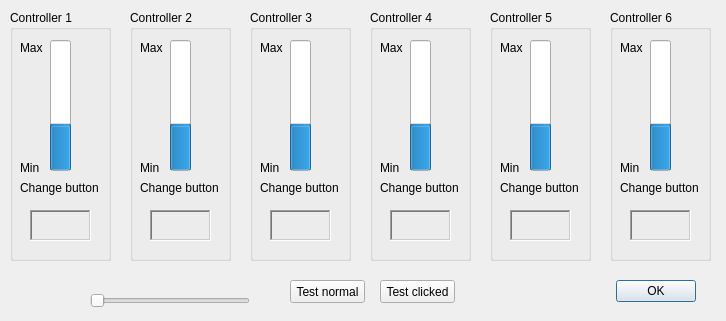
<?xml version="1.0" encoding="UTF-8"?>
<ui version="4.0">
 <class>ControllerDlg</class>
 <widget class="QDialog" name="ControllerDlg">
  <property name="geometry">
   <rect>
    <x>0</x>
    <y>0</y>
    <width>726</width>
    <height>321</height>
   </rect>
  </property>
  <property name="windowTitle">
   <string>Controller Setup</string>
  </property>
  <property name="sizeGripEnabled">
   <bool>false</bool>
  </property>
  <widget class="QDialogButtonBox" name="buttonBox">
   <property name="geometry">
    <rect>
     <x>540</x>
     <y>280</y>
     <width>156</width>
     <height>23</height>
    </rect>
   </property>
   <property name="orientation">
    <enum>Qt::Horizontal</enum>
   </property>
   <property name="standardButtons">
    <set>QDialogButtonBox::Ok</set>
   </property>
  </widget>
  <widget class="QGroupBox" name="groupBox">
   <property name="geometry">
    <rect>
     <x>10</x>
     <y>10</y>
     <width>101</width>
     <height>251</height>
    </rect>
   </property>
   <property name="title">
    <string>Controller 1</string>
   </property>
   <widget class="QProgressBar" name="gas1">
    <property name="geometry">
     <rect>
      <x>40</x>
      <y>30</y>
      <width>21</width>
      <height>131</height>
     </rect>
    </property>
    <property name="maximum">
     <number>15</number>
    </property>
    <property name="value">
     <number>5</number>
    </property>
    <property name="orientation">
     <enum>Qt::Vertical</enum>
    </property>
    <property name="invertedAppearance">
     <bool>false</bool>
    </property>
    <property name="textDirection">
     <enum>QProgressBar::BottomToTop</enum>
    </property>
   </widget>
   <widget class="QLabel" name="label">
    <property name="geometry">
     <rect>
      <x>10</x>
      <y>150</y>
      <width>31</width>
      <height>16</height>
     </rect>
    </property>
    <property name="text">
     <string>Min</string>
    </property>
   </widget>
   <widget class="QLabel" name="label_2">
    <property name="geometry">
     <rect>
      <x>10</x>
      <y>30</y>
      <width>31</width>
      <height>16</height>
     </rect>
    </property>
    <property name="text">
     <string>Max</string>
    </property>
   </widget>
   <widget class="QFrame" name="Change1">
    <property name="geometry">
     <rect>
      <x>20</x>
      <y>200</y>
      <width>61</width>
      <height>31</height>
     </rect>
    </property>
    <property name="frameShape">
     <enum>QFrame::WinPanel</enum>
    </property>
    <property name="frameShadow">
     <enum>QFrame::Sunken</enum>
    </property>
   </widget>
   <widget class="QLabel" name="label_3">
    <property name="geometry">
     <rect>
      <x>10</x>
      <y>170</y>
      <width>81</width>
      <height>16</height>
     </rect>
    </property>
    <property name="text">
     <string>Change button</string>
    </property>
   </widget>
  </widget>
  <widget class="QGroupBox" name="groupBox_2">
   <property name="geometry">
    <rect>
     <x>130</x>
     <y>10</y>
     <width>101</width>
     <height>251</height>
    </rect>
   </property>
   <property name="title">
    <string>Controller 2</string>
   </property>
   <widget class="QProgressBar" name="gas2">
    <property name="geometry">
     <rect>
      <x>40</x>
      <y>30</y>
      <width>21</width>
      <height>131</height>
     </rect>
    </property>
    <property name="maximum">
     <number>15</number>
    </property>
    <property name="value">
     <number>5</number>
    </property>
    <property name="orientation">
     <enum>Qt::Vertical</enum>
    </property>
    <property name="invertedAppearance">
     <bool>false</bool>
    </property>
    <property name="textDirection">
     <enum>QProgressBar::BottomToTop</enum>
    </property>
   </widget>
   <widget class="QLabel" name="label_4">
    <property name="geometry">
     <rect>
      <x>10</x>
      <y>150</y>
      <width>31</width>
      <height>16</height>
     </rect>
    </property>
    <property name="text">
     <string>Min</string>
    </property>
   </widget>
   <widget class="QLabel" name="label_5">
    <property name="geometry">
     <rect>
      <x>10</x>
      <y>30</y>
      <width>31</width>
      <height>16</height>
     </rect>
    </property>
    <property name="text">
     <string>Max</string>
    </property>
   </widget>
   <widget class="QFrame" name="Change2">
    <property name="geometry">
     <rect>
      <x>20</x>
      <y>200</y>
      <width>61</width>
      <height>31</height>
     </rect>
    </property>
    <property name="frameShape">
     <enum>QFrame::WinPanel</enum>
    </property>
    <property name="frameShadow">
     <enum>QFrame::Sunken</enum>
    </property>
   </widget>
   <widget class="QLabel" name="label_6">
    <property name="geometry">
     <rect>
      <x>10</x>
      <y>170</y>
      <width>81</width>
      <height>16</height>
     </rect>
    </property>
    <property name="text">
     <string>Change button</string>
    </property>
   </widget>
  </widget>
  <widget class="QGroupBox" name="groupBox_3">
   <property name="geometry">
    <rect>
     <x>250</x>
     <y>10</y>
     <width>101</width>
     <height>251</height>
    </rect>
   </property>
   <property name="title">
    <string>Controller 3</string>
   </property>
   <widget class="QProgressBar" name="gas3">
    <property name="geometry">
     <rect>
      <x>40</x>
      <y>30</y>
      <width>21</width>
      <height>131</height>
     </rect>
    </property>
    <property name="maximum">
     <number>15</number>
    </property>
    <property name="value">
     <number>5</number>
    </property>
    <property name="orientation">
     <enum>Qt::Vertical</enum>
    </property>
    <property name="invertedAppearance">
     <bool>false</bool>
    </property>
    <property name="textDirection">
     <enum>QProgressBar::BottomToTop</enum>
    </property>
   </widget>
   <widget class="QLabel" name="label_7">
    <property name="geometry">
     <rect>
      <x>10</x>
      <y>150</y>
      <width>31</width>
      <height>16</height>
     </rect>
    </property>
    <property name="text">
     <string>Min</string>
    </property>
   </widget>
   <widget class="QLabel" name="label_8">
    <property name="geometry">
     <rect>
      <x>10</x>
      <y>30</y>
      <width>31</width>
      <height>16</height>
     </rect>
    </property>
    <property name="text">
     <string>Max</string>
    </property>
   </widget>
   <widget class="QFrame" name="Change3">
    <property name="geometry">
     <rect>
      <x>20</x>
      <y>200</y>
      <width>61</width>
      <height>31</height>
     </rect>
    </property>
    <property name="frameShape">
     <enum>QFrame::WinPanel</enum>
    </property>
    <property name="frameShadow">
     <enum>QFrame::Sunken</enum>
    </property>
   </widget>
   <widget class="QLabel" name="label_9">
    <property name="geometry">
     <rect>
      <x>10</x>
      <y>170</y>
      <width>81</width>
      <height>16</height>
     </rect>
    </property>
    <property name="text">
     <string>Change button</string>
    </property>
   </widget>
  </widget>
  <widget class="QGroupBox" name="groupBox_4">
   <property name="geometry">
    <rect>
     <x>370</x>
     <y>10</y>
     <width>101</width>
     <height>251</height>
    </rect>
   </property>
   <property name="title">
    <string>Controller 4</string>
   </property>
   <widget class="QProgressBar" name="gas4">
    <property name="geometry">
     <rect>
      <x>40</x>
      <y>30</y>
      <width>21</width>
      <height>131</height>
     </rect>
    </property>
    <property name="maximum">
     <number>15</number>
    </property>
    <property name="value">
     <number>5</number>
    </property>
    <property name="orientation">
     <enum>Qt::Vertical</enum>
    </property>
    <property name="invertedAppearance">
     <bool>false</bool>
    </property>
    <property name="textDirection">
     <enum>QProgressBar::BottomToTop</enum>
    </property>
   </widget>
   <widget class="QLabel" name="label_10">
    <property name="geometry">
     <rect>
      <x>10</x>
      <y>150</y>
      <width>31</width>
      <height>16</height>
     </rect>
    </property>
    <property name="text">
     <string>Min</string>
    </property>
   </widget>
   <widget class="QLabel" name="label_11">
    <property name="geometry">
     <rect>
      <x>10</x>
      <y>30</y>
      <width>31</width>
      <height>16</height>
     </rect>
    </property>
    <property name="text">
     <string>Max</string>
    </property>
   </widget>
   <widget class="QFrame" name="Change4">
    <property name="geometry">
     <rect>
      <x>20</x>
      <y>200</y>
      <width>61</width>
      <height>31</height>
     </rect>
    </property>
    <property name="frameShape">
     <enum>QFrame::WinPanel</enum>
    </property>
    <property name="frameShadow">
     <enum>QFrame::Sunken</enum>
    </property>
   </widget>
   <widget class="QLabel" name="label_12">
    <property name="geometry">
     <rect>
      <x>10</x>
      <y>170</y>
      <width>81</width>
      <height>16</height>
     </rect>
    </property>
    <property name="text">
     <string>Change button</string>
    </property>
   </widget>
  </widget>
  <widget class="QGroupBox" name="groupBox_5">
   <property name="geometry">
    <rect>
     <x>490</x>
     <y>10</y>
     <width>101</width>
     <height>251</height>
    </rect>
   </property>
   <property name="title">
    <string>Controller 5</string>
   </property>
   <widget class="QProgressBar" name="gas5">
    <property name="geometry">
     <rect>
      <x>40</x>
      <y>30</y>
      <width>21</width>
      <height>131</height>
     </rect>
    </property>
    <property name="maximum">
     <number>15</number>
    </property>
    <property name="value">
     <number>5</number>
    </property>
    <property name="orientation">
     <enum>Qt::Vertical</enum>
    </property>
    <property name="invertedAppearance">
     <bool>false</bool>
    </property>
    <property name="textDirection">
     <enum>QProgressBar::BottomToTop</enum>
    </property>
   </widget>
   <widget class="QLabel" name="label_13">
    <property name="geometry">
     <rect>
      <x>10</x>
      <y>150</y>
      <width>31</width>
      <height>16</height>
     </rect>
    </property>
    <property name="text">
     <string>Min</string>
    </property>
   </widget>
   <widget class="QLabel" name="label_14">
    <property name="geometry">
     <rect>
      <x>10</x>
      <y>30</y>
      <width>31</width>
      <height>16</height>
     </rect>
    </property>
    <property name="text">
     <string>Max</string>
    </property>
   </widget>
   <widget class="QFrame" name="Change5">
    <property name="geometry">
     <rect>
      <x>20</x>
      <y>200</y>
      <width>61</width>
      <height>31</height>
     </rect>
    </property>
    <property name="frameShape">
     <enum>QFrame::WinPanel</enum>
    </property>
    <property name="frameShadow">
     <enum>QFrame::Sunken</enum>
    </property>
   </widget>
   <widget class="QLabel" name="label_15">
    <property name="geometry">
     <rect>
      <x>10</x>
      <y>170</y>
      <width>81</width>
      <height>16</height>
     </rect>
    </property>
    <property name="text">
     <string>Change button</string>
    </property>
   </widget>
  </widget>
  <widget class="QGroupBox" name="groupBox_6">
   <property name="geometry">
    <rect>
     <x>610</x>
     <y>10</y>
     <width>101</width>
     <height>251</height>
    </rect>
   </property>
   <property name="title">
    <string>Controller 6</string>
   </property>
   <widget class="QProgressBar" name="gas6">
    <property name="geometry">
     <rect>
      <x>40</x>
      <y>30</y>
      <width>21</width>
      <height>131</height>
     </rect>
    </property>
    <property name="maximum">
     <number>15</number>
    </property>
    <property name="value">
     <number>5</number>
    </property>
    <property name="orientation">
     <enum>Qt::Vertical</enum>
    </property>
    <property name="invertedAppearance">
     <bool>false</bool>
    </property>
    <property name="textDirection">
     <enum>QProgressBar::BottomToTop</enum>
    </property>
   </widget>
   <widget class="QLabel" name="label_16">
    <property name="geometry">
     <rect>
      <x>10</x>
      <y>150</y>
      <width>31</width>
      <height>16</height>
     </rect>
    </property>
    <property name="text">
     <string>Min</string>
    </property>
   </widget>
   <widget class="QLabel" name="label_17">
    <property name="geometry">
     <rect>
      <x>10</x>
      <y>30</y>
      <width>31</width>
      <height>16</height>
     </rect>
    </property>
    <property name="text">
     <string>Max</string>
    </property>
   </widget>
   <widget class="QFrame" name="Change6">
    <property name="geometry">
     <rect>
      <x>20</x>
      <y>200</y>
      <width>61</width>
      <height>31</height>
     </rect>
    </property>
    <property name="frameShape">
     <enum>QFrame::WinPanel</enum>
    </property>
    <property name="frameShadow">
     <enum>QFrame::Sunken</enum>
    </property>
   </widget>
   <widget class="QLabel" name="label_18">
    <property name="geometry">
     <rect>
      <x>10</x>
      <y>170</y>
      <width>81</width>
      <height>16</height>
     </rect>
    </property>
    <property name="text">
     <string>Change button</string>
    </property>
   </widget>
  </widget>
  <widget class="QSlider" name="horizontalSlider">
   <property name="geometry">
    <rect>
     <x>90</x>
     <y>290</y>
     <width>160</width>
     <height>21</height>
    </rect>
   </property>
   <property name="maximum">
    <number>15</number>
   </property>
   <property name="orientation">
    <enum>Qt::Horizontal</enum>
   </property>
  </widget>
  <widget class="QPushButton" name="btnchange">
   <property name="geometry">
    <rect>
     <x>290</x>
     <y>280</y>
     <width>75</width>
     <height>23</height>
    </rect>
   </property>
   <property name="text">
    <string>Test normal</string>
   </property>
  </widget>
  <widget class="QPushButton" name="pushButton">
   <property name="geometry">
    <rect>
     <x>380</x>
     <y>280</y>
     <width>75</width>
     <height>23</height>
    </rect>
   </property>
   <property name="text">
    <string>Test clicked</string>
   </property>
  </widget>
 </widget>
 <resources/>
 <connections>
  <connection>
   <sender>buttonBox</sender>
   <signal>accepted()</signal>
   <receiver>ControllerDlg</receiver>
   <slot>accept()</slot>
   <hints>
    <hint type="sourcelabel">
     <x>248</x>
     <y>254</y>
    </hint>
    <hint type="destinationlabel">
     <x>157</x>
     <y>274</y>
    </hint>
   </hints>
  </connection>
  <connection>
   <sender>buttonBox</sender>
   <signal>rejected()</signal>
   <receiver>ControllerDlg</receiver>
   <slot>reject()</slot>
   <hints>
    <hint type="sourcelabel">
     <x>316</x>
     <y>260</y>
    </hint>
    <hint type="destinationlabel">
     <x>286</x>
     <y>274</y>
    </hint>
   </hints>
  </connection>
 </connections>
</ui>
